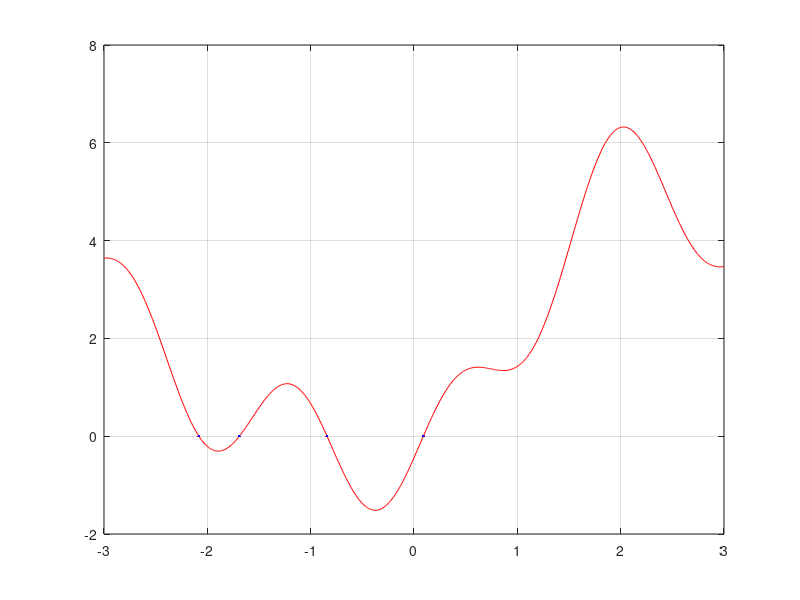
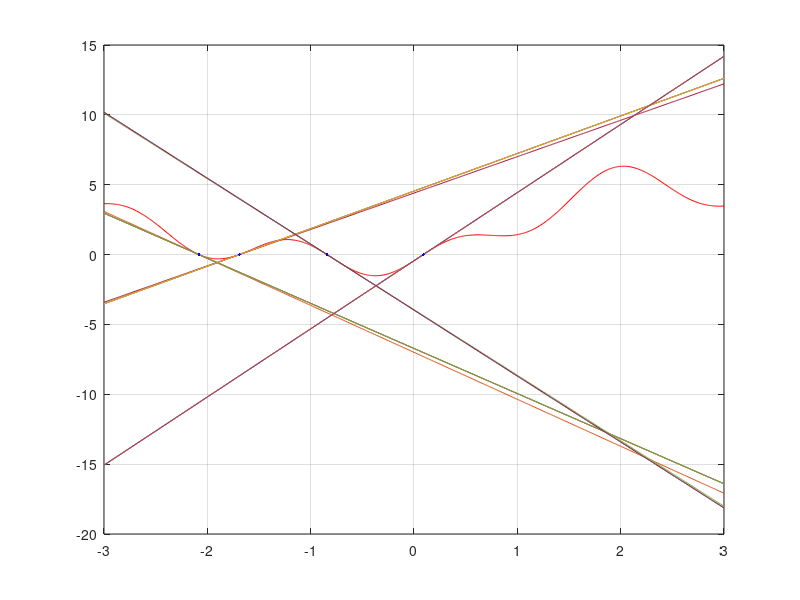

Write the MATLAB code that produced these figures, in order.

clear
f = @(x) (1 + (1+sin(x)-cos(x))^2-(sin(2*x)-cos(2*x)-0.2)^2);

vec_x = -3:0.01:3;
x_0 = [];
n=1;

#вектор пар иксов слева и справа от f(x)=0
for i = 1:length(vec_x)-1
  if (sign(f(vec_x(1,i)))!= sign(f(vec_x(1,i+1))))
    x_0(n,1) = vec_x(1,i);
    x_0(n,2) = vec_x(1,i+1);
    n=n+1;
  endif
endfor


#метод половинного деления
#график
y = [];
for i=1:length(vec_x)
  y(1,i) = f(vec_x(1,i));
endfor
figure('numbertitle','off','name','method of dividing a line segment in half');
plot(vec_x, y, 'color','red')
hold on
grid on

solution_dividing = []
#иксы
for i = 1:n-1
  x_l = x_0(i,1);
  x_r = x_0(i,2);
  while ( abs(x_l-x_r) > 0.000001)
    x_k = (x_r + x_l)/2;
    plot(x_k, 0, 'color', 'red')
    if ((sign(f(x_k))!= sign(f(x_l))))
      x_r = x_k;
    else
      x_l = x_k;
    endif
  endwhile
  solution_dividing(i) = x_k;
  plot(x_k, f(x_k),'color','blue')
  res(1,i) = x_k;
endfor

solution_newton = []
# метод ньютона
figure('numbertitle','off','name','method of nuton');
plot(vec_x, y, 'color','red')
hold on
grid on
step=0.001;
dfx = @(x) (f(x+step)-f(x))/step;
for i = 1:n-1
  x_n = x_0(i,1);
  x_k = tmp = 0;
  while ( abs(x_n-tmp) > 0.00000001)
    f_ = dfx(x_n)
    x_k = x_n - f(x_n)/f_;
    tmp = x_n;
    x_n = x_k;
    # касательные для каждого x_n -> x_0
    line =  @(x) f_*(x - tmp) + f(tmp);
    plot(vec_x, line(vec_x));
  endwhile
  solution_newton(i) = x_n;
  plot(x_n, f(x_n),'color','blue')
endfor

solution_fsolve = []
for i=1:n-1
  solution_fsolve(i) = fsolve(f, x_0(i,1));
 endfor

diff1 = []
diff2 = []
for i=1:n-1
  diff1(i) = abs(solution_fsolve(i)-solution_newton(i))
  diff2(i) = abs(solution_fsolve(i)-solution_dividing(i))
endfor
disp("solution_fsolve")
solution_fsolve
disp("diff with newton")
diff1
disp("diff with dividing")
diff2
